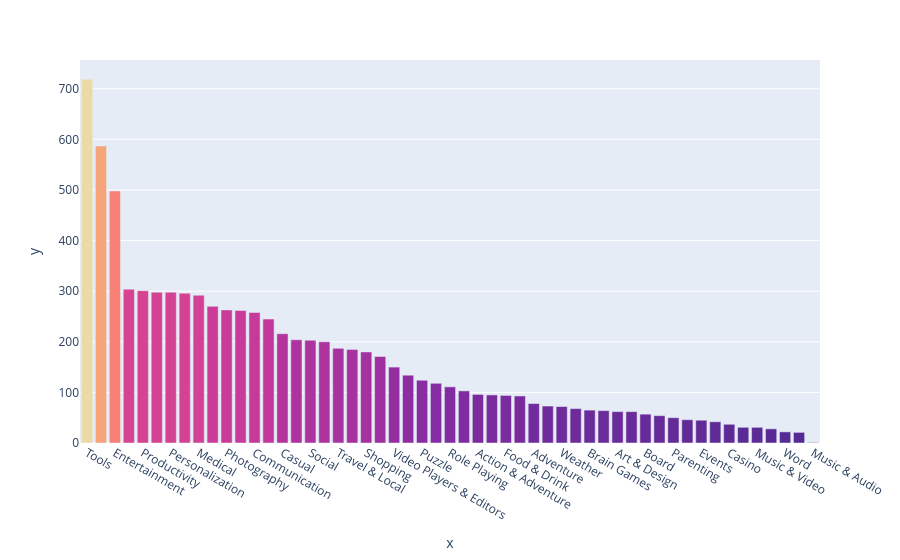

Here is the notebook cell this chart was saved with:
### Markdown cell above
**Challenge**: Can you create this chart with the Series containing the genre data? 

<img src=https://imgur.com/DbcoQli.png width=400>

Try experimenting with the built in colour scales in Plotly. You can find a full list [here](https://plotly.com/python/builtin-colorscales/). 

* Find a way to set the colour scale using the color_continuous_scale parameter. 
* Find a way to make the color axis disappear by using coloraxis_showscale.

### Code cell
genre_bar = px.bar(x=genre_count.index,y=genre_count.values, color=genre_count.values ,color_continuous_scale="Agsunset")
genre_bar.update_layout(coloraxis_showscale=False)
genre_bar.show()

### Figure 1 — Plotly figure (JSON) as saved in the notebook; plotly's stock layout.template omitted (floating-point values rounded to 4 significant figures)
{"data": [{"hovertemplate": "x=%{x}<br>y=%{y}<br>color=%{marker.color}<extra></extra>", "legendgroup": "", "marker": {"color": [719, 587, 498, 304, 301, 298, 298, 296, 292, 270, 263, 262, 258, 245, 216, 204, 203, 200, 187, 185, 180, 171, 150, 134, 124, 118, 111, 103, 96, 95, 94, 93, 78, 73, 72, 68, 65, 64, 62, 62, 57, 54, 50, 46, 45, 42, 37, 31, 31, 28, 22, 21, 1], "coloraxis": "coloraxis", "pattern": {"shape": ""}}, "name": "", "orientation": "v", "showlegend": false, "textposition": "auto", "type": "bar", "x": ["Tools", "Education", "Entertainment", "Action", "Productivity", "Lifestyle", "Personalization", "Finance", "Medical", "Sports", "Photography", "Business", "Communication", "Health & Fitness", "Casual", "News & Magazines", "Social", "Simulation", "Travel & Local", "Arcade", "Shopping", "Books & Reference", "Video Players & Editors", "Dating", "Puzzle", "Maps & Navigation", "Role Playing", "Racing", "Action & Adventure", "Strategy", "Food & Drink", "Educational", "Adventure", "Auto & Vehicles", "Weather", "Pretend Play", "Brain Games", "Libraries & Demo", "Art & Design", "House & Home", "Board", "Comics", "Parenting", "Card", "Events", "Beauty", "Casino", "Creativity", "Music & Video", "Trivia", "Word", "Music", "Music & Audio"], "xaxis": "x", "y": [719, 587, 498, 304, 301, 298, 298, 296, 292, 270, 263, 262, 258, 245, 216, 204, 203, 200, 187, 185, 180, 171, 150, 134, 124, 118, 111, 103, 96, 95, 94, 93, 78, 73, 72, 68, 65, 64, 62, 62, 57, 54, 50, 46, 45, 42, 37, 31, 31, 28, 22, 21, 1], "yaxis": "y"}], "layout": {"barmode": "relative", "coloraxis": {"autocolorscale": false, "colorbar": {"title": {"text": "color"}}, "colorscale": [[0, "rgb(75, 41, 145)"], [0.1667, "rgb(135, 44, 162)"], [0.3333, "rgb(192, 54, 157)"], [0.5, "rgb(234, 79, 136)"], [0.6667, "rgb(250, 120, 118)"], [0.8333, "rgb(246, 169, 122)"], [1, "rgb(237, 217, 163)"]], "showscale": false}, "legend": {"tracegroupgap": 0}, "margin": {"t": 60}, "xaxis": {"anchor": "y", "domain": [0, 1], "title": {"text": "x"}}, "yaxis": {"anchor": "x", "domain": [0, 1], "title": {"text": "y"}}}}
